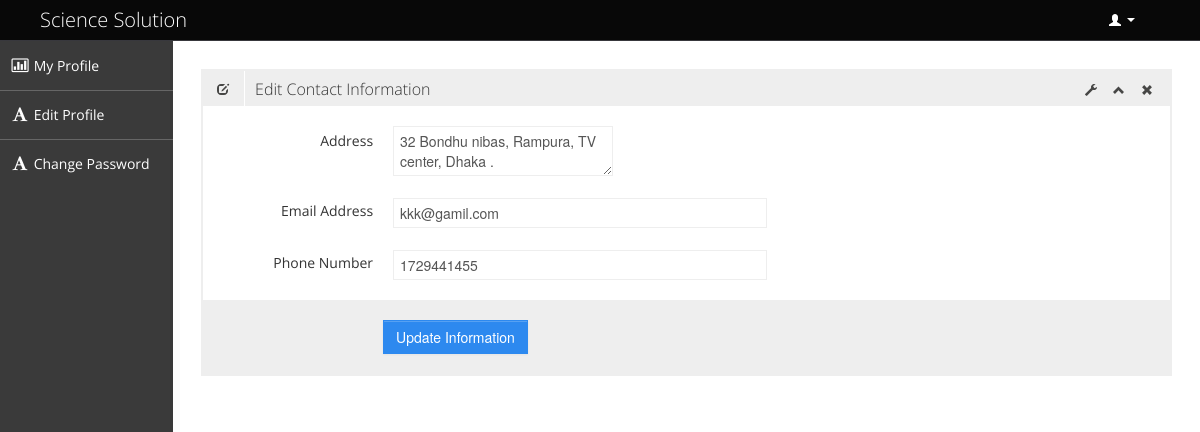
/admin/contact_info.php (signed in), run on the app's committed database.
### tables this page shows
CREATE TABLE IF NOT EXISTS `tbl_contact_info` (
`contact_info_id` int(1) NOT NULL,
  `email` varchar(30) NOT NULL,
  `address` text NOT NULL,
  `phone` int(15) NOT NULL
);

### admin/contact_info.php (called while the page is built, shortened)
<?php
include './admin_master.php';

### admin/admin.php (called while the page is built, shortened)
<?php
class Admin {
    public function __construct() {
        $host_name = 'localhost';
        $user_name = 'root';
        $password = '';
        $db_name = 'sciencesolution';
        $con = mysqli_connect($host_name, $user_name, $password);
        if ($con) {
            $db_select = mysqli_select_db($con, $db_name);
            if ($db_select) {
                return $con;
            } else {
                die('Database not selected' . mysqli_error($con));
            }
        } else {
            die('Database server connection fail' . mysqli_error($con));
        }
    }
    public function get_contact_info(){
        $con = $this->__construct();
        $sql = "SELECT * From tbl_contact_info ";
        if (mysqli_query($con, $sql)) {
            $query_result = mysqli_query($con, $sql);
            return $query_result;
        } else {
            die('Query problem' . mysqli_error($con));
        }
    }
}

### admin/pages/contact_info_content.php (the view, shortened to what this page needs)
<?php
$result_qu = $obj_admin-> get_contact_info();
$contact_info =  mysqli_fetch_assoc($result_qu);
?>
<div class="row-fluid sortable">
    <div class="box span12">
        <div class="box-header" data-original-title>
            <h2><i class="halflings-icon edit"></i><span class="break"></span>Edit Contact Information</h2>
            <div class="box-icon">
                <a href="#" class="btn-setting"><i class="halflings-icon wrench"></i></a>
                <a href="#" class="btn-minimize"><i class="halflings-icon chevron-up"></i></a>
                <a href="#" class="btn-close"><i class="halflings-icon remove"></i></a>
            </div>
        </div>
        <div class="box-content">
            <form  class="form-horizontal" action="" method="post" enctype="multipart/form-data">
                <fieldset>
                    <div class="control-group">
                        <label class="control-label" for="typeahead">Address</label>
                        <div class="controls">
                            <textarea id="text" name="address" rows="0" cols="0" class="required"><?php echo $contact_info['address']; ?> </textarea>
                        </div>
                    </div>
                     <div class="control-group">
                        <label class="control-label" for="typeahead">Email Address</label>
                        <div class="controls">
                            <input type="text" value="<?php echo $contact_info['email']; ?>" name="email" class="span6 typeahead" id="typeahead"  data-provide="typeahead" data-items="4">
                        </div>
                    </div>
                     <div class="control-group">
                        <label class="control-label" for="typeahead">Phone Number</label>
                        <div class="controls">
                            <input type="text" value="<?php echo $contact_info['phone']; ?>" name="phone" class="span6 typeahead" id="typeahead"  data-provide="typeahead" data-items="4">
                        </div>
                    </div>
                    <div class="form-actions">
                        <button type="submit" name="update_info" class="btn btn-primary">Update Information </button>
                    </div>
                </fieldset>
            </form>
        </div>
    </div>
</div>

### admin/css/style.css (style rules this page uses)
body { background: #F5F5F5; color: #333; border: none; font-family: 'Open Sans', sans-serif; font-weight: 400; }
a { color: #646464; }
h2 { font-size: 16px; line-height: 16px; }
.box { border: 2px solid #eee; background: #fff !important; margin-bottom: 28px; }
.box-header { height: 16px; font-size: 16px; line-height: 16px; padding: 10px; background: #eee; -webkit-box-shadow: none; -moz-box-shadow: none; box-shadow: none; overflow: hidden; }
.box-header h2 { float:left; margin-top: 0px; font-weight: 300; }
.box-header h2 i { margin: 0px 3px 0px 4px; opacity: .8; filter: alpha(opacity=80); -ms-filter:"progid:DXImageTransform.Microsoft.Alpha(Opacity=80)"; }
.box-header .box-icon { float:right; margin-top: 1px; }
.box-header .box-icon i { -webkit-transition: all 0.1s ease-in-out; -moz-transition: all 0.1s ease-in-out; -o-transition: all 0.1s ease-in-out; -ms-transition: all 0.1s ease-in-out; transition: all 0.1s ease-in-out; opacity: .8; filter: alpha(opacity=80); -ms-filter:"progid:DXImageTransform.Microsoft.Alpha(Opacity=80)"; }
.box-header .box-icon a { margin: 0px 5px; }
.box-content { position: relative; z-index: 50; margin-top: -1px; padding: 10px; background: #fff !important; }
.form-actions { padding: 19px 20px 20px; margin: 20px -10px -30px -10px; background-color: #eee; border-top: 1px solid #eee; *zoom: 1; }
.form-actions:before, .form-actions:after { display: table; line-height: 0; content: ""; }
.form-actions:after { clear: both; }
.btn { display: inline-block; padding: 6px 12px; margin-bottom: 0; font-size: 14px; font-weight: 500; line-height: 20px; text-align: center; white-space: nowrap; vertical-align: middle; cursor: pointer; border: 1px solid #a7a9aa; -webkit-border-radius: 0px !important; border-radius: 0px !important; }
.btn { color: #ffffff; background-color: #a7a9aa; border-color: #a7a9aa; background-image: none; filter: none; text-shadow: none; }
.btn-primary { background-color: #2D89EF; border-color: #2D89EF; }

### admin/css/halflings.css (style rules this page uses)
html, html .halflings { -webkit-font-smoothing: antialiased !important; }
.halflings-icon { display: inline-block; width: 14px; height: 14px; line-height: 14px; vertical-align: text-top; background-image: url(../img/glyphicons_halflings.svg); background-position: 0 0; background-repeat: no-repeat; vertical-align: top; *display: inline; *zoom: 1; *margin-right: .3em; }
.halflings-icon.remove { background-position: -312px 0; }
.halflings-icon.edit { background-position: -96px -72px; }
.halflings-icon.chevron-up { background-position: -288px -120px; }
.halflings-icon.wrench { background-position: -360px -144px; }

### data on the page
tbl_contact_info: address "32 Bondhu nibas, Rampura, TV center, Dhaka .", email "kkk@gamil.com", phone "1729441455"
